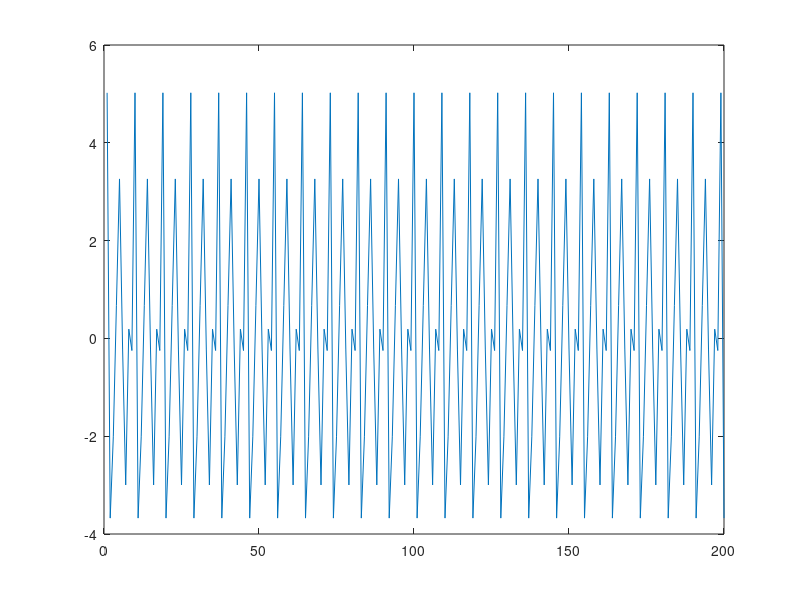

Source code (MATLAB): (Note: this script raises an error after producing the figure.)

clear
clc
Fs = 9000;
Ts = 1/Fs;
N = 200;
n = 0:N-1;

% a) 
  x = 3 * cos(2*pi*7000*n*Ts -  pi/4) + 2*cos(2*pi*4000*n*Ts) + cos(2*pi*3000*n*Ts - pi/7);
 %b)
figure(1);
plot(x);
 
 
%c)
% Sobreposicoes espectrais: 4000Hz, 3000Hz
% No sinal amostrado veriamos as frequencias de 2000hz  3000h e 4000hz, a frequencia de 12khz eh perdida

%d)
figure(2);
plot_fft(x,Fs,N)

% e) Para resolver o problema, deve-se amostrar no minimo a 2x a maior frequencia componente do sinal,
% no caso como a componente mais alta eh 12kh a amostragem deve ser feita a 24KHz no minimo.

Fs2 = 24000;
Ts2 = 1/Fs2;

y= 3*cos(2*pi*2000*n*Ts2 + pi/4) + 2*cos(2*pi*5000*n*Ts2) + cos(2*pi*12000*n*Ts2 - pi/7);

figure(3);
plot(y)

figure(4);
plot_fft(y,Fs2,N)

 